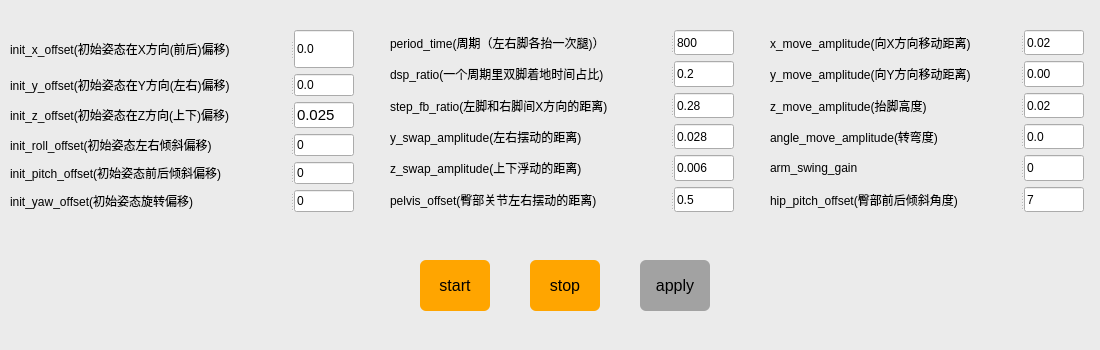
<?xml version="1.0" encoding="UTF-8"?>
<ui version="4.0">
 <class>Form</class>
 <widget class="QWidget" name="Form">
  <property name="geometry">
   <rect>
    <x>0</x>
    <y>0</y>
    <width>1100</width>
    <height>350</height>
   </rect>
  </property>
  <property name="minimumSize">
   <size>
    <width>1100</width>
    <height>350</height>
   </size>
  </property>
  <property name="maximumSize">
   <size>
    <width>1100</width>
    <height>350</height>
   </size>
  </property>
  <property name="sizeIncrement">
   <size>
    <width>700</width>
    <height>650</height>
   </size>
  </property>
  <property name="windowTitle">
   <string>walking contrller 1.0</string>
  </property>
  <widget class="QWidget" name="widget" native="true">
   <property name="geometry">
    <rect>
     <x>0</x>
     <y>0</y>
     <width>1100</width>
     <height>700</height>
    </rect>
   </property>
   <property name="minimumSize">
    <size>
     <width>1100</width>
     <height>700</height>
    </size>
   </property>
   <property name="maximumSize">
    <size>
     <width>1100</width>
     <height>700</height>
    </size>
   </property>
   <property name="styleSheet">
    <string notr="true">QWidget#widget {
background-color: #EBEBEB;
}
</string>
   </property>
   <widget class="QPushButton" name="pushButton_stop">
    <property name="geometry">
     <rect>
      <x>530</x>
      <y>260</y>
      <width>70</width>
      <height>51</height>
     </rect>
    </property>
    <property name="font">
     <font>
      <pointsize>12</pointsize>
     </font>
    </property>
    <property name="styleSheet">
     <string notr="true">QPushButton{
background-color: #FFA500;
color:rgb(0, 0, 0)
}
QPushButton{border-radius:6px;}
QPushButton:pressed{
border:2px solid rgb(126, 188, 89, 0);}</string>
    </property>
    <property name="text">
     <string>stop</string>
    </property>
   </widget>
   <widget class="QPushButton" name="pushButton_apply">
    <property name="geometry">
     <rect>
      <x>640</x>
      <y>260</y>
      <width>70</width>
      <height>51</height>
     </rect>
    </property>
    <property name="font">
     <font>
      <pointsize>12</pointsize>
     </font>
    </property>
    <property name="styleSheet">
     <string notr="true">QPushButton{
background-color: #A2A2A2;
color:rgb(0, 0, 0)
}
QPushButton{border-radius:6px;}
QPushButton:pressed{
border:2px solid rgb(126, 188, 89, 0);}</string>
    </property>
    <property name="text">
     <string>apply</string>
    </property>
   </widget>
   <widget class="QPushButton" name="pushButton_start">
    <property name="geometry">
     <rect>
      <x>420</x>
      <y>260</y>
      <width>70</width>
      <height>51</height>
     </rect>
    </property>
    <property name="font">
     <font>
      <pointsize>12</pointsize>
     </font>
    </property>
    <property name="styleSheet">
     <string notr="true">QPushButton{
background-color: #FFA500;
color:rgb(0, 0, 0)
}
QPushButton{border-radius:6px;}
QPushButton:pressed{
border:2px solid rgb(126, 188, 89, 0);}</string>
    </property>
    <property name="text">
     <string>start</string>
    </property>
   </widget>
   <widget class="QWidget" name="layoutWidget">
    <property name="geometry">
     <rect>
      <x>10</x>
      <y>30</y>
      <width>351</width>
      <height>182</height>
     </rect>
    </property>
    <layout class="QVBoxLayout" name="verticalLayout">
     <item>
      <widget class="QSplitter" name="splitter_4">
       <property name="sizePolicy">
        <sizepolicy hsizetype="Expanding" vsizetype="Expanding">
         <horstretch>0</horstretch>
         <verstretch>0</verstretch>
        </sizepolicy>
       </property>
       <property name="maximumSize">
        <size>
         <width>344</width>
         <height>16777215</height>
        </size>
       </property>
       <property name="layoutDirection">
        <enum>Qt::LeftToRight</enum>
       </property>
       <property name="orientation">
        <enum>Qt::Horizontal</enum>
       </property>
       <widget class="QLabel" name="label_init_x_offset">
        <property name="minimumSize">
         <size>
          <width>280</width>
          <height>0</height>
         </size>
        </property>
        <property name="maximumSize">
         <size>
          <width>280</width>
          <height>16777215</height>
         </size>
        </property>
        <property name="text">
         <string>init_x_offset(初始姿态在X方向(前后)偏移)</string>
        </property>
        <property name="alignment">
         <set>Qt::AlignLeading|Qt::AlignLeft|Qt::AlignVCenter</set>
        </property>
       </widget>
       <widget class="QLineEdit" name="lineEdit_init_x_offset">
        <property name="minimumSize">
         <size>
          <width>60</width>
          <height>0</height>
         </size>
        </property>
        <property name="maximumSize">
         <size>
          <width>60</width>
          <height>16777215</height>
         </size>
        </property>
        <property name="text">
         <string>0.0</string>
        </property>
       </widget>
      </widget>
     </item>
     <item>
      <widget class="QSplitter" name="splitter_5">
       <property name="maximumSize">
        <size>
         <width>344</width>
         <height>16777215</height>
        </size>
       </property>
       <property name="orientation">
        <enum>Qt::Horizontal</enum>
       </property>
       <widget class="QLabel" name="label_2">
        <property name="minimumSize">
         <size>
          <width>280</width>
          <height>0</height>
         </size>
        </property>
        <property name="maximumSize">
         <size>
          <width>280</width>
          <height>16777215</height>
         </size>
        </property>
        <property name="text">
         <string>init_y_offset(初始姿态在Y方向(左右)偏移)</string>
        </property>
        <property name="alignment">
         <set>Qt::AlignLeading|Qt::AlignLeft|Qt::AlignVCenter</set>
        </property>
       </widget>
       <widget class="QLineEdit" name="lineEdit_init_y_offset">
        <property name="minimumSize">
         <size>
          <width>60</width>
          <height>0</height>
         </size>
        </property>
        <property name="maximumSize">
         <size>
          <width>60</width>
          <height>16777215</height>
         </size>
        </property>
        <property name="text">
         <string>0.0</string>
        </property>
       </widget>
      </widget>
     </item>
     <item>
      <widget class="QSplitter" name="splitter_22">
       <property name="maximumSize">
        <size>
         <width>344</width>
         <height>16777215</height>
        </size>
       </property>
       <property name="orientation">
        <enum>Qt::Horizontal</enum>
       </property>
       <widget class="QLabel" name="label_init_z_offset">
        <property name="minimumSize">
         <size>
          <width>280</width>
          <height>0</height>
         </size>
        </property>
        <property name="maximumSize">
         <size>
          <width>280</width>
          <height>16777215</height>
         </size>
        </property>
        <property name="text">
         <string>init_z_offset(初始姿态在Z方向(上下)偏移)</string>
        </property>
        <property name="alignment">
         <set>Qt::AlignLeading|Qt::AlignLeft|Qt::AlignVCenter</set>
        </property>
       </widget>
       <widget class="QLineEdit" name="lineEdit_init_z_offset">
        <property name="minimumSize">
         <size>
          <width>60</width>
          <height>0</height>
         </size>
        </property>
        <property name="maximumSize">
         <size>
          <width>60</width>
          <height>16777215</height>
         </size>
        </property>
        <property name="font">
         <font>
          <pointsize>11</pointsize>
         </font>
        </property>
        <property name="text">
         <string>0.025</string>
        </property>
       </widget>
      </widget>
     </item>
     <item>
      <widget class="QSplitter" name="splitter_6">
       <property name="maximumSize">
        <size>
         <width>344</width>
         <height>16777215</height>
        </size>
       </property>
       <property name="orientation">
        <enum>Qt::Horizontal</enum>
       </property>
       <widget class="QLabel" name="label_init_roll_offset">
        <property name="minimumSize">
         <size>
          <width>280</width>
          <height>0</height>
         </size>
        </property>
        <property name="maximumSize">
         <size>
          <width>280</width>
          <height>16777215</height>
         </size>
        </property>
        <property name="text">
         <string>init_roll_offset(初始姿态左右倾斜偏移)</string>
        </property>
        <property name="alignment">
         <set>Qt::AlignLeading|Qt::AlignLeft|Qt::AlignVCenter</set>
        </property>
       </widget>
       <widget class="QLineEdit" name="lineEdit_init_roll_offset">
        <property name="minimumSize">
         <size>
          <width>60</width>
          <height>0</height>
         </size>
        </property>
        <property name="maximumSize">
         <size>
          <width>60</width>
          <height>16777215</height>
         </size>
        </property>
        <property name="text">
         <string>0</string>
        </property>
       </widget>
      </widget>
     </item>
     <item>
      <widget class="QSplitter" name="splitter_7">
       <property name="maximumSize">
        <size>
         <width>344</width>
         <height>16777215</height>
        </size>
       </property>
       <property name="orientation">
        <enum>Qt::Horizontal</enum>
       </property>
       <widget class="QLabel" name="label_init_pitch_offset">
        <property name="minimumSize">
         <size>
          <width>280</width>
          <height>0</height>
         </size>
        </property>
        <property name="maximumSize">
         <size>
          <width>280</width>
          <height>16777215</height>
         </size>
        </property>
        <property name="text">
         <string>init_pitch_offset(初始姿态前后倾斜偏移)</string>
        </property>
        <property name="alignment">
         <set>Qt::AlignLeading|Qt::AlignLeft|Qt::AlignVCenter</set>
        </property>
       </widget>
       <widget class="QLineEdit" name="lineEdit_init_pitch_offset">
        <property name="minimumSize">
         <size>
          <width>60</width>
          <height>0</height>
         </size>
        </property>
        <property name="maximumSize">
         <size>
          <width>60</width>
          <height>16777215</height>
         </size>
        </property>
        <property name="text">
         <string>0</string>
        </property>
       </widget>
      </widget>
     </item>
     <item>
      <widget class="QSplitter" name="splitter_8">
       <property name="maximumSize">
        <size>
         <width>344</width>
         <height>16777215</height>
        </size>
       </property>
       <property name="orientation">
        <enum>Qt::Horizontal</enum>
       </property>
       <widget class="QLabel" name="label_init_yaw_offset">
        <property name="minimumSize">
         <size>
          <width>280</width>
          <height>0</height>
         </size>
        </property>
        <property name="maximumSize">
         <size>
          <width>280</width>
          <height>16777215</height>
         </size>
        </property>
        <property name="text">
         <string>init_yaw_offset(初始姿态旋转偏移)</string>
        </property>
        <property name="alignment">
         <set>Qt::AlignLeading|Qt::AlignLeft|Qt::AlignVCenter</set>
        </property>
       </widget>
       <widget class="QLineEdit" name="lineEdit_init_yaw_offset">
        <property name="minimumSize">
         <size>
          <width>60</width>
          <height>0</height>
         </size>
        </property>
        <property name="maximumSize">
         <size>
          <width>60</width>
          <height>16777215</height>
         </size>
        </property>
        <property name="text">
         <string>0</string>
        </property>
       </widget>
      </widget>
     </item>
    </layout>
   </widget>
   <widget class="QWidget" name="layoutWidget">
    <property name="geometry">
     <rect>
      <x>390</x>
      <y>30</y>
      <width>351</width>
      <height>182</height>
     </rect>
    </property>
    <layout class="QVBoxLayout" name="verticalLayout_2">
     <item>
      <widget class="QSplitter" name="splitter_9">
       <property name="maximumSize">
        <size>
         <width>344</width>
         <height>16777215</height>
        </size>
       </property>
       <property name="orientation">
        <enum>Qt::Horizontal</enum>
       </property>
       <widget class="QLabel" name="label_period_time">
        <property name="minimumSize">
         <size>
          <width>280</width>
          <height>0</height>
         </size>
        </property>
        <property name="maximumSize">
         <size>
          <width>280</width>
          <height>16777215</height>
         </size>
        </property>
        <property name="text">
         <string>period_time(周期（左右脚各抬一次腿)）</string>
        </property>
        <property name="alignment">
         <set>Qt::AlignLeading|Qt::AlignLeft|Qt::AlignVCenter</set>
        </property>
       </widget>
       <widget class="QLineEdit" name="lineEdit_period_time">
        <property name="minimumSize">
         <size>
          <width>60</width>
          <height>0</height>
         </size>
        </property>
        <property name="maximumSize">
         <size>
          <width>60</width>
          <height>16777215</height>
         </size>
        </property>
        <property name="text">
         <string>800</string>
        </property>
       </widget>
      </widget>
     </item>
     <item>
      <widget class="QSplitter" name="splitter_10">
       <property name="maximumSize">
        <size>
         <width>344</width>
         <height>16777215</height>
        </size>
       </property>
       <property name="orientation">
        <enum>Qt::Horizontal</enum>
       </property>
       <widget class="QLabel" name="label_dsp_ratio">
        <property name="minimumSize">
         <size>
          <width>280</width>
          <height>0</height>
         </size>
        </property>
        <property name="maximumSize">
         <size>
          <width>280</width>
          <height>16777215</height>
         </size>
        </property>
        <property name="text">
         <string>dsp_ratio(一个周期里双脚着地时间占比)</string>
        </property>
        <property name="alignment">
         <set>Qt::AlignLeading|Qt::AlignLeft|Qt::AlignVCenter</set>
        </property>
       </widget>
       <widget class="QLineEdit" name="lineEdit_dsp_ratio">
        <property name="minimumSize">
         <size>
          <width>60</width>
          <height>0</height>
         </size>
        </property>
        <property name="maximumSize">
         <size>
          <width>60</width>
          <height>16777215</height>
         </size>
        </property>
        <property name="text">
         <string>0.2</string>
        </property>
       </widget>
      </widget>
     </item>
     <item>
      <widget class="QSplitter" name="splitter_11">
       <property name="maximumSize">
        <size>
         <width>344</width>
         <height>16777215</height>
        </size>
       </property>
       <property name="orientation">
        <enum>Qt::Horizontal</enum>
       </property>
       <widget class="QLabel" name="label_step_fb_ratio">
        <property name="minimumSize">
         <size>
          <width>280</width>
          <height>0</height>
         </size>
        </property>
        <property name="maximumSize">
         <size>
          <width>280</width>
          <height>16777215</height>
         </size>
        </property>
        <property name="text">
         <string>step_fb_ratio(左脚和右脚间X方向的距离)</string>
        </property>
        <property name="alignment">
         <set>Qt::AlignLeading|Qt::AlignLeft|Qt::AlignVCenter</set>
        </property>
       </widget>
       <widget class="QLineEdit" name="lineEdit_step_fb_ratio">
        <property name="minimumSize">
         <size>
          <width>60</width>
          <height>0</height>
         </size>
        </property>
        <property name="maximumSize">
         <size>
          <width>60</width>
          <height>16777215</height>
         </size>
        </property>
        <property name="text">
         <string>0.28</string>
        </property>
       </widget>
      </widget>
     </item>
     <item>
      <widget class="QSplitter" name="splitter_17">
       <property name="maximumSize">
        <size>
         <width>344</width>
         <height>16777215</height>
        </size>
       </property>
       <property name="orientation">
        <enum>Qt::Horizontal</enum>
       </property>
       <widget class="QLabel" name="label_y_swap_amplitude">
        <property name="minimumSize">
         <size>
          <width>280</width>
          <height>0</height>
         </size>
        </property>
        <property name="maximumSize">
         <size>
          <width>280</width>
          <height>16777215</height>
         </size>
        </property>
        <property name="text">
         <string>y_swap_amplitude(左右摆动的距离)</string>
        </property>
        <property name="alignment">
         <set>Qt::AlignLeading|Qt::AlignLeft|Qt::AlignVCenter</set>
        </property>
       </widget>
       <widget class="QLineEdit" name="lineEdit_y_swap_amplitude">
        <property name="minimumSize">
         <size>
          <width>60</width>
          <height>0</height>
         </size>
        </property>
        <property name="maximumSize">
         <size>
          <width>60</width>
          <height>16777215</height>
         </size>
        </property>
        <property name="text">
         <string>0.028</string>
        </property>
       </widget>
      </widget>
     </item>
     <item>
      <widget class="QSplitter" name="splitter_18">
       <property name="maximumSize">
        <size>
         <width>344</width>
         <height>16777215</height>
        </size>
       </property>
       <property name="orientation">
        <enum>Qt::Horizontal</enum>
       </property>
       <widget class="QLabel" name="label_z_swap_amplitude">
        <property name="minimumSize">
         <size>
          <width>280</width>
          <height>0</height>
         </size>
        </property>
        <property name="maximumSize">
         <size>
          <width>280</width>
          <height>16777215</height>
         </size>
        </property>
        <property name="text">
         <string>z_swap_amplitude(上下浮动的距离)</string>
        </property>
        <property name="alignment">
         <set>Qt::AlignLeading|Qt::AlignLeft|Qt::AlignVCenter</set>
        </property>
       </widget>
       <widget class="QLineEdit" name="lineEdit_z_swap_amplitude">
        <property name="minimumSize">
         <size>
          <width>60</width>
          <height>0</height>
         </size>
        </property>
        <property name="maximumSize">
         <size>
          <width>60</width>
          <height>16777215</height>
         </size>
        </property>
        <property name="text">
         <string>0.006</string>
        </property>
       </widget>
      </widget>
     </item>
     <item>
      <widget class="QSplitter" name="splitter_19">
       <property name="maximumSize">
        <size>
         <width>344</width>
         <height>16777215</height>
        </size>
       </property>
       <property name="orientation">
        <enum>Qt::Horizontal</enum>
       </property>
       <widget class="QLabel" name="label_pelvis_offset">
        <property name="minimumSize">
         <size>
          <width>280</width>
          <height>0</height>
         </size>
        </property>
        <property name="maximumSize">
         <size>
          <width>280</width>
          <height>16777215</height>
         </size>
        </property>
        <property name="text">
         <string>pelvis_offset(臀部关节左右摆动的距离)</string>
        </property>
        <property name="alignment">
         <set>Qt::AlignLeading|Qt::AlignLeft|Qt::AlignVCenter</set>
        </property>
       </widget>
       <widget class="QLineEdit" name="lineEdit_pelvis_offset">
        <property name="minimumSize">
         <size>
          <width>60</width>
          <height>0</height>
         </size>
        </property>
        <property name="maximumSize">
         <size>
          <width>60</width>
          <height>16777215</height>
         </size>
        </property>
        <property name="text">
         <string>0.5</string>
        </property>
       </widget>
      </widget>
     </item>
    </layout>
   </widget>
   <widget class="QWidget" name="layoutWidget">
    <property name="geometry">
     <rect>
      <x>770</x>
      <y>30</y>
      <width>321</width>
      <height>182</height>
     </rect>
    </property>
    <layout class="QVBoxLayout" name="verticalLayout_3">
     <item>
      <widget class="QSplitter" name="splitter_12">
       <property name="maximumSize">
        <size>
         <width>314</width>
         <height>16777215</height>
        </size>
       </property>
       <property name="orientation">
        <enum>Qt::Horizontal</enum>
       </property>
       <widget class="QLabel" name="label_x_move_amplitude">
        <property name="minimumSize">
         <size>
          <width>250</width>
          <height>0</height>
         </size>
        </property>
        <property name="maximumSize">
         <size>
          <width>250</width>
          <height>16777215</height>
         </size>
        </property>
        <property name="text">
         <string>x_move_amplitude(向X方向移动距离)</string>
        </property>
        <property name="alignment">
         <set>Qt::AlignLeading|Qt::AlignLeft|Qt::AlignVCenter</set>
        </property>
       </widget>
       <widget class="QLineEdit" name="lineEdit_x_move_amplitude">
        <property name="minimumSize">
         <size>
          <width>60</width>
          <height>0</height>
         </size>
        </property>
        <property name="maximumSize">
         <size>
          <width>60</width>
          <height>16777215</height>
         </size>
        </property>
        <property name="text">
         <string>0.02</string>
        </property>
       </widget>
      </widget>
     </item>
     <item>
      <widget class="QSplitter" name="splitter_13">
       <property name="maximumSize">
        <size>
         <width>314</width>
         <height>16777215</height>
        </size>
       </property>
       <property name="orientation">
        <enum>Qt::Horizontal</enum>
       </property>
       <widget class="QLabel" name="label_y_move_amplitude">
        <property name="minimumSize">
         <size>
          <width>250</width>
          <height>0</height>
         </size>
        </property>
        <property name="maximumSize">
         <size>
          <width>250</width>
          <height>16777215</height>
         </size>
        </property>
        <property name="text">
         <string>y_move_amplitude(向Y方向移动距离)</string>
        </property>
        <property name="alignment">
         <set>Qt::AlignLeading|Qt::AlignLeft|Qt::AlignVCenter</set>
        </property>
       </widget>
       <widget class="QLineEdit" name="lineEdit_y_move_amplitude">
        <property name="minimumSize">
         <size>
          <width>60</width>
          <height>0</height>
         </size>
        </property>
        <property name="maximumSize">
         <size>
          <width>60</width>
          <height>16777215</height>
         </size>
        </property>
        <property name="text">
         <string>0.00</string>
        </property>
       </widget>
      </widget>
     </item>
     <item>
      <widget class="QSplitter" name="splitter_14">
       <property name="maximumSize">
        <size>
         <width>314</width>
         <height>16777215</height>
        </size>
       </property>
       <property name="orientation">
        <enum>Qt::Horizontal</enum>
       </property>
       <widget class="QLabel" name="label_z_move_amplitude">
        <property name="minimumSize">
         <size>
          <width>250</width>
          <height>0</height>
         </size>
        </property>
        <property name="maximumSize">
         <size>
          <width>250</width>
          <height>16777215</height>
         </size>
        </property>
        <property name="text">
         <string>z_move_amplitude(抬脚高度)</string>
        </property>
        <property name="alignment">
         <set>Qt::AlignLeading|Qt::AlignLeft|Qt::AlignVCenter</set>
        </property>
       </widget>
       <widget class="QLineEdit" name="lineEdit_z_move_amplitude">
        <property name="minimumSize">
         <size>
          <width>60</width>
          <height>0</height>
         </size>
        </property>
        <property name="maximumSize">
         <size>
          <width>60</width>
          <height>16777215</height>
         </size>
        </property>
        <property name="text">
         <string>0.02</string>
        </property>
       </widget>
      </widget>
     </item>
     <item>
      <widget class="QSplitter" name="splitter_15">
       <property name="maximumSize">
        <size>
         <width>314</width>
         <height>16777215</height>
        </size>
       </property>
       <property name="orientation">
        <enum>Qt::Horizontal</enum>
       </property>
       <widget class="QLabel" name="label_angle_move_amplitude">
        <property name="minimumSize">
         <size>
          <width>250</width>
          <height>0</height>
         </size>
        </property>
        <property name="maximumSize">
         <size>
          <width>250</width>
          <height>16777215</height>
         </size>
        </property>
        <property name="text">
         <string>angle_move_amplitude(转弯度)</string>
        </property>
        <property name="alignment">
         <set>Qt::AlignLeading|Qt::AlignLeft|Qt::AlignVCenter</set>
        </property>
       </widget>
       <widget class="QLineEdit" name="lineEdit_angle_move_amplitude">
        <property name="minimumSize">
         <size>
          <width>60</width>
          <height>0</height>
         </size>
        </property>
        <property name="maximumSize">
         <size>
          <width>60</width>
          <height>16777215</height>
         </size>
        </property>
        <property name="text">
         <string>0.0</string>
        </property>
       </widget>
      </widget>
     </item>
     <item>
      <widget class="QSplitter" name="splitter_16">
       <property name="maximumSize">
        <size>
         <width>314</width>
         <height>16777215</height>
        </size>
       </property>
       <property name="orientation">
        <enum>Qt::Horizontal</enum>
       </property>
       <widget class="QLabel" name="label_arm_swing_gain">
        <property name="minimumSize">
         <size>
          <width>250</width>
          <height>0</height>
         </size>
        </property>
        <property name="maximumSize">
         <size>
          <width>250</width>
          <height>16777215</height>
         </size>
        </property>
        <property name="text">
         <string>arm_swing_gain</string>
        </property>
        <property name="alignment">
         <set>Qt::AlignLeading|Qt::AlignLeft|Qt::AlignVCenter</set>
        </property>
       </widget>
       <widget class="QLineEdit" name="lineEdit_arm_swing_gain">
        <property name="minimumSize">
         <size>
          <width>60</width>
          <height>0</height>
         </size>
        </property>
        <property name="maximumSize">
         <size>
          <width>60</width>
          <height>16777215</height>
         </size>
        </property>
        <property name="text">
         <string>0</string>
        </property>
       </widget>
      </widget>
     </item>
     <item>
      <widget class="QSplitter" name="splitter_20">
       <property name="maximumSize">
        <size>
         <width>314</width>
         <height>16777215</height>
        </size>
       </property>
       <property name="orientation">
        <enum>Qt::Horizontal</enum>
       </property>
       <widget class="QLabel" name="label_hip_pitch_offset">
        <property name="minimumSize">
         <size>
          <width>250</width>
          <height>0</height>
         </size>
        </property>
        <property name="maximumSize">
         <size>
          <width>250</width>
          <height>16777215</height>
         </size>
        </property>
        <property name="text">
         <string>hip_pitch_offset(臀部前后倾斜角度)</string>
        </property>
        <property name="alignment">
         <set>Qt::AlignLeading|Qt::AlignLeft|Qt::AlignVCenter</set>
        </property>
       </widget>
       <widget class="QLineEdit" name="lineEdit_hip_pitch_offset">
        <property name="minimumSize">
         <size>
          <width>60</width>
          <height>0</height>
         </size>
        </property>
        <property name="maximumSize">
         <size>
          <width>60</width>
          <height>16777215</height>
         </size>
        </property>
        <property name="text">
         <string>7</string>
        </property>
       </widget>
      </widget>
     </item>
    </layout>
   </widget>
  </widget>
 </widget>
 <resources/>
 <connections/>
</ui>
